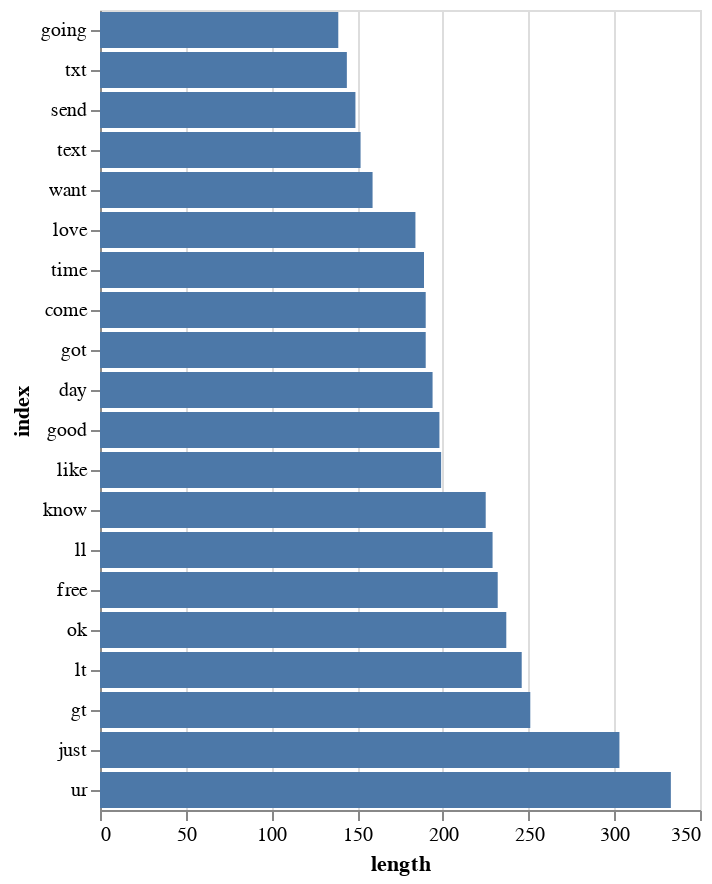

Write notebook code for a chart like this one.
### Markdown cell above
# Visualizing the transformed data

### Code cell
visualize_sms = bow_sms.T
visualize_sms['length'] = visualize_sms.sum(axis=1)
visualize_sms = pd.DataFrame(visualize_sms.loc[:, 'length']).reset_index()
visualize_sms = visualize_sms.sort_values(['length'], ascending=False)

import altair as alt
alt.Chart(visualize_sms.iloc[0:20,:]).mark_bar().encode(
y=alt.Y('index', sort='x'),
x='length')

### Figure 1 — Vega-Lite specification as saved in the notebook (floating-point values rounded to 4 significant figures)
{"config": {"view": {"continuousWidth": 300, "continuousHeight": 300}}, "data": {"name": "data-700728a487524606d9ed1a0308d412b0"}, "mark": {"type": "bar"}, "encoding": {"x": {"field": "length", "type": "quantitative"}, "y": {"field": "index", "sort": "x", "type": "nominal"}}, "$schema": "https://vega.github.io/schema/vega-lite/v5.8.0.json", "datasets": {"data-700728a487524606d9ed1a0308d412b0": [{"index": "ur", "length": 333}, {"index": "just", "length": 303}, {"index": "gt", "length": 251}, {"index": "lt", "length": 246}, {"index": "ok", "length": 237}, {"index": "free", "length": 232}, {"index": "ll", "length": 229}, {"index": "know", "length": 225}, {"index": "like", "length": 199}, {"index": "good", "length": 198}, {"index": "day", "length": 194}, {"index": "come", "length": 190}, {"index": "got", "length": 190}, {"index": "time", "length": 189}, {"index": "love", "length": 184}, {"index": "want", "length": 159}, {"index": "text", "length": 152}, {"index": "send", "length": 149}, {"index": "txt", "length": 144}, {"index": "going", "length": 139}]}}
